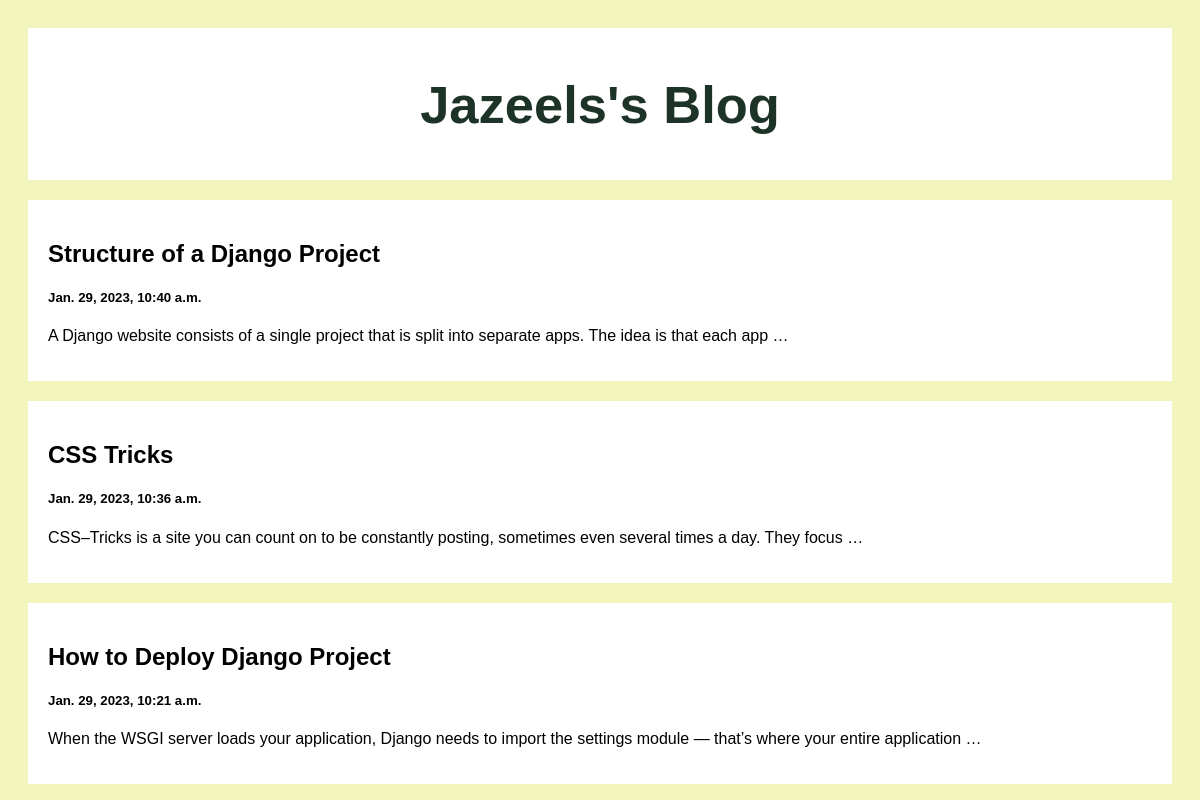
The page / on the database its author committed.
### blogapp/models.py (models this page shows)
class Post(models.Model):
    title = models.CharField(max_length=100)
    date = models.DateTimeField(default = datetime.now, blank=True)
    body = models.CharField(max_length=10000)

### blogapp/views.py (the view)
# urls.py: path('',views.index, name='index'),
def index(request):
    posts = Post.objects.all()
    return render(request,'index.html', {'posts': posts})

### templates/index.html (shortened to what this page needs)
<!DOCTYPE html>
<html lang="en">
<head>
</head>
<body>
<div class="header">
  <h2>Jazeels's Blog</h2>
</div>
<div class="row">
    <div class="leftcolumn">
        {% for i in posts reversed %}
        <div class="card">
            <a style="text-decoration: none; color: black;" href="{% url 'singlePost' i.pk %}">
                <h2>{{ i.title }}</h2>
                <h5>{{ i.date }}</h5>
                <p>{{ i.body|truncatewords:20 }}</p>
            </a>
        </div>
        {% endfor %}
    </div>
</div>
</body>
</html>

### templates/index.html (style rules this page uses)
* { box-sizing: border-box; }
body { color: #1E3328; background-color: #F2F5BC; padding: 20px; font-family: sans-serif; }
.header { background-color: white; padding: 2px; text-align: center; font-size: 35px; }
.leftcolumn { float: left; width: 100%; }
.card { background-color: white; margin-top: 20px; padding: 20px; }
.row:after { display: table; content: ""; }

### rows shown on the page
Post: title "Structure of a Django Project", date "Jan. 29, 2023, 10:40 a.m.", body "A Django website consists of a single project that is split into separate apps. The idea is that each app …"
Post: title "CSS Tricks", date "Jan. 29, 2023, 10:36 a.m.", body "CSS–Tricks is a site you can count on to be constantly posting, sometimes even several times a day. They focus …"
Post: title "How to Deploy Django Project", date "Jan. 29, 2023, 10:21 a.m.", body "When the WSGI server loads your application, Django needs to import the settings module — that’s where your entire application …"
